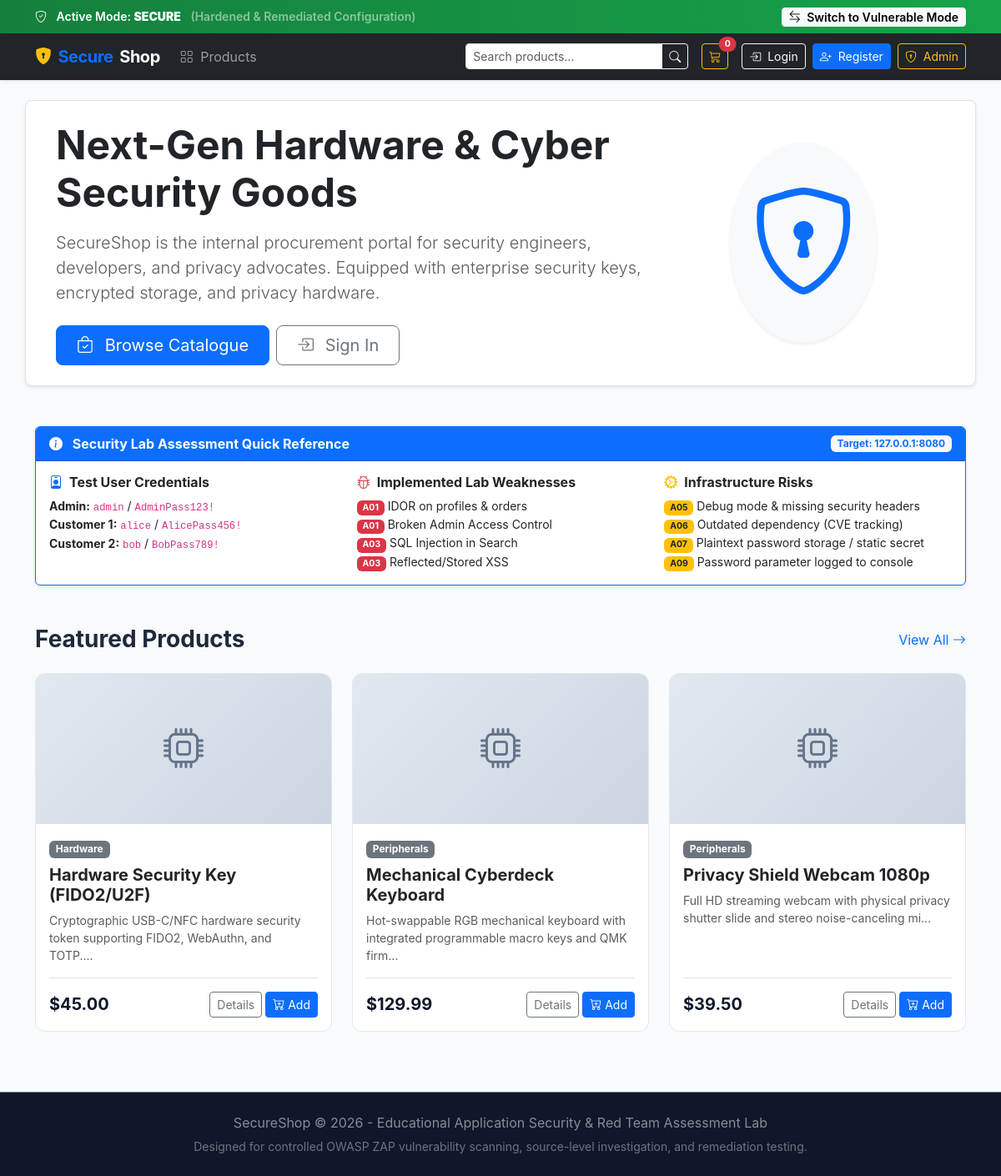
The page / on the database its author committed.
### tables this page shows
CREATE TABLE products (
    id INTEGER PRIMARY KEY AUTOINCREMENT,
    name TEXT NOT NULL,
    description TEXT NOT NULL,
    category TEXT NOT NULL,
    price REAL NOT NULL,
    stock INTEGER NOT NULL DEFAULT 50,
    image_url TEXT DEFAULT '/static/placeholder.png'
);

### fixed/app.py (the view)
@public_bp.route("/")
def index():
    conn = get_db_connection()
    cursor = conn.cursor()
    cursor.execute("SELECT * FROM products LIMIT 3")
    featured = cursor.fetchall()
    conn.close()
    return render_template("index.html", featured_products=featured)

### fixed/app.py (called while the page is built)
@app.context_processor
def inject_globals():
    cart = session.get("cart", {})
    total_items = sum(cart.values()) if isinstance(cart, dict) else 0
    return {
        "current_mode": "secure",
        "cart_count": total_items
    }

@app.after_request
def apply_security_headers(response):
    response.headers["X-Frame-Options"] = "DENY"
    response.headers["X-Content-Type-Options"] = "nosniff"
    response.headers["Content-Security-Policy"] = (
        "default-src 'self'; "
        "style-src 'self' 'unsafe-inline' https://cdn.jsdelivr.net; "
        "script-src 'self' https://cdn.jsdelivr.net; "
        "font-src 'self' https://cdn.jsdelivr.net; "
        "img-src 'self' data: https:;"
    )
    response.headers["Referrer-Policy"] = "strict-origin-when-cross-origin"
    response.headers["Permissions-Policy"] = "geolocation=(), microphone=(), camera=()"
    response.headers["Server"] = "SecureShop-Production"
    return response

### fixed/database.py (called while the page is built)
def get_db_connection():
    conn = sqlite3.connect(DB_PATH)
    conn.row_factory = sqlite3.Row
    return conn

### fixed/templates/index.html
{% extends "base.html" %}
{% block content %}
<div class="row align-items-center mb-5 py-4 bg-white rounded-3 shadow-sm p-4 border">
    <div class="col-lg-8">
        <h1 class="display-5 fw-bold text-dark mb-3">Next-Gen Hardware & Cyber Security Goods</h1>
        <p class="lead text-muted mb-4">
            SecureShop is the internal procurement portal for security engineers, developers, and privacy advocates.
            Equipped with enterprise security keys, encrypted storage, and privacy hardware.
        </p>
        <div class="d-flex gap-2">
            <a href="{{ url_for('public.products') }}" class="btn btn-primary btn-lg px-4">
                <i class="bi bi-bag-check me-2"></i> Browse Catalogue
            </a>
            {% if not session.get('user_id') %}
                <a href="{{ url_for('auth.login') }}" class="btn btn-outline-secondary btn-lg px-4">
                    <i class="bi bi-box-arrow-in-right me-2"></i> Sign In
                </a>
            {% endif %}
        </div>
    </div>
    <div class="col-lg-4 text-center d-none d-lg-block">
        <div class="p-4 bg-light rounded-circle d-inline-block shadow-sm">
            <i class="bi bi-shield-lock text-primary" style="font-size: 8rem;"></i>
        </div>
    </div>
</div>
<div class="card border-primary mb-5 shadow-sm">
    <div class="card-header bg-primary text-white d-flex justify-content-between align-items-center">
        <span class="fw-bold"><i class="bi bi-info-circle-fill me-2"></i> Security Lab Assessment Quick Reference</span>
        <span class="badge bg-light text-primary">Target: 127.0.0.1:8080</span>
    </div>
    <div class="card-body">
        <div class="row g-4">
            <div class="col-md-4">
                <h6 class="fw-bold text-dark"><i class="bi bi-person-badge text-primary me-2"></i>Test User Credentials</h6>
                <ul class="list-unstyled small mb-0">
                    <li><strong>Admin:</strong> <code>admin</code> / <code>AdminPass123!</code></li>
                    <li><strong>Customer 1:</strong> <code>alice</code> / <code>AlicePass456!</code></li>
                    <li><strong>Customer 2:</strong> <code>bob</code> / <code>BobPass789!</code></li>
                </ul>
            </div>
            <div class="col-md-4">
                <h6 class="fw-bold text-dark"><i class="bi bi-bug text-danger me-2"></i>Implemented Lab Weaknesses</h6>
                <ul class="list-unstyled small mb-0">
                    <li><span class="badge bg-danger">A01</span> IDOR on profiles & orders</li>
                    <li><span class="badge bg-danger">A01</span> Broken Admin Access Control</li>
                    <li><span class="badge bg-danger">A03</span> SQL Injection in Search</li>
                    <li><span class="badge bg-danger">A03</span> Reflected/Stored XSS</li>
                </ul>
            </div>
            <div class="col-md-4">
                <h6 class="fw-bold text-dark"><i class="bi bi-gear-wide-connected text-warning me-2"></i>Infrastructure Risks</h6>
                <ul class="list-unstyled small mb-0">
                    <li><span class="badge bg-warning text-dark">A05</span> Debug mode & missing security headers</li>
                    <li><span class="badge bg-warning text-dark">A06</span> Outdated dependency (CVE tracking)</li>
                    <li><span class="badge bg-warning text-dark">A07</span> Plaintext password storage / static secret</li>
                    <li><span class="badge bg-warning text-dark">A09</span> Password parameter logged to console</li>
                </ul>
            </div>
        </div>
    </div>
</div>
<div class="d-flex justify-content-between align-items-center mb-4">
    <h3 class="fw-bold mb-0">Featured Products</h3>
    <a href="{{ url_for('public.products') }}" class="text-decoration-none">View All <i class="bi bi-arrow-right"></i></a>
</div>
<div class="row row-cols-1 row-cols-md-3 g-4 mb-5">
    {% for product in featured_products %}
        <div class="col">
            <div class="card h-100 product-card">
                <div class="product-img">
                    <i class="bi bi-cpu"></i>
                </div>
                <div class="card-body d-flex flex-direction-column flex-column justify-content-between">
                    <div>
                        <span class="badge bg-secondary mb-2">{{ product.category }}</span>
                        <h5 class="card-title fw-bold text-dark">{{ product.name }}</h5>
                        <p class="card-text text-muted small">{{ product.description[:90] }}...</p>
                    </div>
                    <div class="d-flex justify-content-between align-items-center mt-3 pt-3 border-top">
                        <span class="price-tag">${{ "%.2f"|format(product.price) }}</span>
                        <div class="d-flex gap-1">
                            <a href="{{ url_for('public.product_detail', product_id=product.id) }}" class="btn btn-sm btn-outline-secondary">Details</a>
                            <a href="{{ url_for('user.add_to_cart', product_id=product.id) }}" class="btn btn-sm btn-primary">
                                <i class="bi bi-cart-plus"></i> Add
                            </a>
                        </div>
                    </div>
                </div>
            </div>
        </div>
    {% endfor %}
</div>
{% endblock %}

### fixed/static/css/style.css (style rules this page uses)
:root { --primary-color: #2563eb; --primary-hover: #1d4ed8; --dark-bg: #0f172a; --card-bg: #ffffff; --text-main: #1e293b; --vuln-badge: #dc2626; --secure-badge: #16a34a; }
body { background-color: #f8fafc; color: var(--text-main); font-family: -apple-system, BlinkMacSystemFont, "Segoe UI", Roboto, "Helvetica Neue", Arial, sans-serif; min-height: 100vh; display: flex; flex-direction: column; }
.product-card { border: 1px solid #e2e8f0; border-radius: 0.75rem; transition: transform 0.2s ease, box-shadow 0.2s ease; overflow: hidden; background: #ffffff; }
.product-img { height: 180px; background: linear-gradient(135deg, #e2e8f0 0%, #cbd5e1 100%); display: flex; align-items: center; justify-content: center; font-size: 3rem; color: #64748b; }
.price-tag { font-size: 1.25rem; font-weight: 700; color: #0f172a; }

### rows shown on the page
products: category "Hardware", name "Hardware Security Key (FIDO2/U2F)", description "Cryptographic USB-C/NFC hardware security token supporting FIDO2, WebAuthn, and TOTP.", price "45.00"
products: category "Peripherals", name "Mechanical Cyberdeck Keyboard", description "Hot-swappable RGB mechanical keyboard with integrated programmable macro keys and QMK firm", price "129.99"
products: category "Peripherals", name "Privacy Shield Webcam 1080p", description "Full HD streaming webcam with physical privacy shutter slide and stereo noise-canceling mi", price "39.50"

### other values the page prints
{{ current_mode.upper() }} "SECURE"
{{ "Secure Mode" if current_mode == "vulnerable" else "Vulnerable Mode" }} "Vulnerable Mode"
